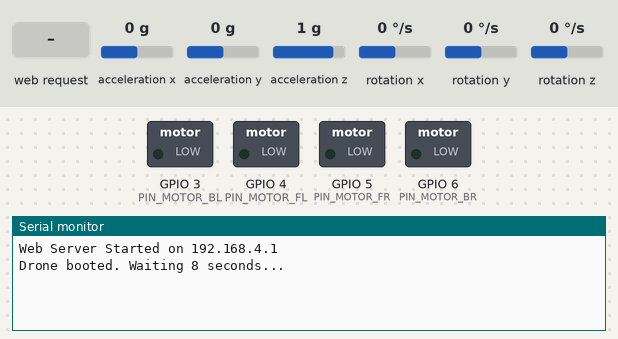
This sketch was run on a simulated ESP32-S3. On the bench: switched loads named in the sketch (green lamp = pin HIGH), the last lines printed to the serial monitor. Wiring (inferred from the names in the program): MPU-6050 motion sensor at I2C address 0x68. The inputs (shaded band) are chosen by the test bench; at power-on: acceleration x 0 g, acceleration y 0 g, acceleration z 1 g, rotation x 0 °/s, rotation y 0 °/s, rotation z 0 °/s.

Above: at 1.2 s.
1.3 s: HTTP request GET /arm received
At 2.0 s:
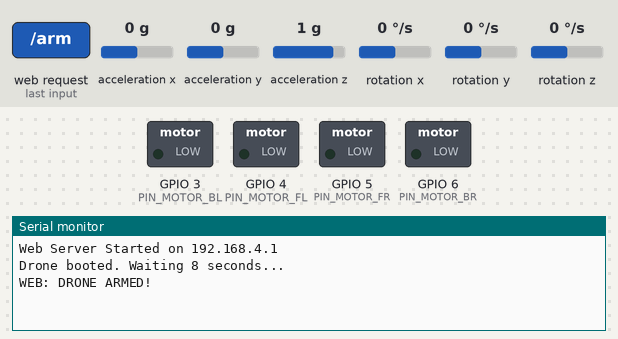
2.8 s: HTTP request GET /kill received
At 4.1 s:
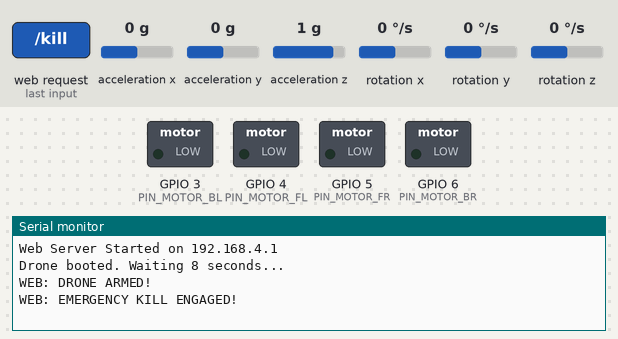

Measured:
- after the input at 1.3 s, the serial monitor: prints a new line at once (image 1)
- after the input at 2.8 s, the serial monitor: prints a new line at once (image 2)

The sketch:

dronex_rtos_ekf_killswitch.ino
```cpp
#include <WiFi.h>
#include <WebServer.h>

#include <Wire.h>
#include <Arduino.h>

#define MOT_FREQ 20000
#define PWM_RESN 10

#define MPU_FILTER_CONFIG 0x1A
#define MPU_GYRO_CONFIG   0x1B
#define MPU_ACCEL_CONFIG  0x1C

// ==========================================
// LITEWING v1.2 HARDWARE PINS (ESP32-S3)
// ==========================================
#define PIN_MOTOR_FL 4  // Front Left
#define PIN_MOTOR_FR 5  // Front Right
#define PIN_MOTOR_BL 3  // Back Left
#define PIN_MOTOR_BR 6  // Back Right

#define I2C_SDA 11      // MPU6050 SDA
#define I2C_SCL 10      // MPU6050 SCL

const uint8_t MPU_ADDR = 0x68;
const int16_t ACCEL_OFFSET_X = 1000; // -83, -367
const int16_t ACCEL_OFFSET_Y = -700; // -74,  235
const int16_t ACCEL_OFFSET_Z = 1160; // -28,  890

// ==========================================
// RTOS TASK HANDLES & SHARED VARIABLES
// ==========================================
TaskHandle_t FlightControlTask;
TaskHandle_t CommanderTask;

volatile int current_base_thrust = 0;
volatile bool is_flying = false;
volatile bool calibrate_done = false;

volatile float target_pitch = 0.0;
volatile float target_roll  = 0.0;
volatile float target_yaw_rate = 0.0;

// ==========================================
// FLIGHT SETTINGS & CASCADED PID
// ==========================================
const int HOVER_THRUST = 511;
const float LOOP_TIME_SEC = 0.004; // 4ms loop = 250Hz
const TickType_t LOOP_TICKS = pdMS_TO_TICKS(4);

// Outer Loop (Angle)
float Kp_angle = 2.0;

// Inner Loop (Rate)
float Kp_rate = 1.0, Ki_rate = 0.0, Kd_rate = 0.001;
float Kp_yaw_rate = 1.5, Ki_yaw_rate = 0.0, Kd_yaw_rate = 0.0;
float pitch_rate_integral = 0, roll_rate_integral = 0, yaw_rate_integral = 0;
float pitch_prev_rate_error = 0, roll_prev_rate_error = 0, yaw_prev_rate_error = 0;

float gyroErrorX = 0, gyroErrorY = 0, gyroErrorZ = 0;
float actual_pitch = 0.0, actual_roll  = 0.0, actual_yaw = 0.0;

// ==========================================
// KALMAN FILTER GLOBALS
// ==========================================
// Tuning parameters
const float Q_angle = 0.001f;   // Process noise variance for the angle
const float Q_bias = 0.003f;    // Process noise variance for the gyro bias
const float R_measure = 0.03f;  // Measurement noise variance (accelerometer)

// Roll Kalman State
float roll_bias = 0.0f;
float P_roll[2][2] = {{0.0f, 0.0f}, {0.0f, 0.0f}};

// Pitch Kalman State
float pitch_bias = 0.0f;
float P_pitch[2][2] = {{0.0f, 0.0f}, {0.0f, 0.0f}};

// --- New Safety Globals ---
volatile bool emergency_kill = true; // STARTS TRUE FOR SAFETY
volatile bool is_armed = false;
TaskHandle_t CommsTask;
WebServer server(80);

// Function Prototypes
void calibrateGyro();
void Task_FlightControl(void *pvParameters);
void Task_Commander(void *pvParameters);
void Kalman_Update(float gyroRateX, float gyroRateY, float gyroRateZ, float accX, float accY, float accZ, float dt);
void Task_Comms(void *pvParameters);

// --- Simple HTML Interface ---
const char INDEX_HTML[] PROGMEM = R"rawliteral(
<!DOCTYPE HTML><html>
<head>
  <meta name="viewport" content="width=device-width, initial-scale=1">
  <style>
    body { font-family: Arial; text-align: center; margin-top: 50px; background-color: #222; color: white;}
    .btn { display: block; width: 80%; margin: 20px auto; padding: 30px; font-size: 30px; font-weight: bold; border-radius: 10px; border: none; color: white; }
    .btn-arm { background-color: #28a745; }
    .btn-kill { background-color: #dc3545; padding: 50px; font-size: 40px;}
    .btn:active { opacity: 0.7; }
  </style>
</head>
<body>
  <h1>LITEWING v1.2</h1>
  <button class="btn btn-kill" onclick="fetch('/kill')">EMERGENCY KILL</button>
  <button class="btn btn-arm" onclick="fetch('/arm')">ARM DRONE</button>
  <script>
    // Prevent accidental double taps
    document.querySelectorAll('.btn').forEach(b => b.addEventListener('click', (e) => {
      navigator.vibrate(200); // Vibrate phone on press
    }));
  </script>
</body>
</html>
)rawliteral";

void setup() {
  Serial.begin(115200);

  // Initialize Motors
  ledcAttach(PIN_MOTOR_FL, MOT_FREQ, PWM_RESN);
  ledcAttach(PIN_MOTOR_FR, MOT_FREQ, PWM_RESN);
  ledcAttach(PIN_MOTOR_BL, MOT_FREQ, PWM_RESN);
  ledcAttach(PIN_MOTOR_BR, MOT_FREQ, PWM_RESN);

  ledcWrite(PIN_MOTOR_FL, 0);
  ledcWrite(PIN_MOTOR_FR, 0);
  ledcWrite(PIN_MOTOR_BL, 0);
  ledcWrite(PIN_MOTOR_BR, 0);

  // Initialize the MPU6050
  Wire.begin(I2C_SDA, I2C_SCL);
  Wire.setClock(400000);

  Wire.beginTransmission(MPU_ADDR);
  Wire.write(0x6B); // Wake up
  Wire.write(0x00);
  Wire.endTransmission(true);

  Wire.beginTransmission(MPU_ADDR);
  Wire.write(MPU_FILTER_CONFIG); // DLPF
  Wire.write(0x04);
  Wire.endTransmission();

  Wire.beginTransmission(MPU_ADDR);
  Wire.write(MPU_GYRO_CONFIG); // Gyro +/- 500 deg/s
  Wire.write(0x08);
  Wire.endTransmission();

  Wire.beginTransmission(MPU_ADDR);
  Wire.write(MPU_ACCEL_CONFIG); // Accel +/- 4g
  Wire.write(0x08);
  Wire.endTransmission();

  xTaskCreatePinnedToCore(Task_Comms, "CommsTask", 4096, NULL, 1, &CommsTask, 0);
  xTaskCreatePinnedToCore(Task_FlightControl, "FlightControl", 4096, NULL, 2, &FlightControlTask, 1);
  xTaskCreatePinnedToCore(Task_Commander, "Commander", 4096, NULL, 1, &CommanderTask, 0);
}

void loop() {
  vTaskDelete(NULL);
}

// ==========================================
// TASK 1: STRICT TIMING CONTROL LOOP (Core 1)
// ==========================================
void Task_FlightControl(void *pvParameters) {
  TickType_t xLastWakeTime;

  while(!calibrate_done) {
    vTaskDelay(pdMS_TO_TICKS(100));
  }

  xLastWakeTime = xTaskGetTickCount();

  for (;;) {
    vTaskDelayUntil(&xLastWakeTime, LOOP_TICKS);

    int16_t accX, accY, accZ, tempRaw, gyroX, gyroY, gyroZ;

    Wire.beginTransmission(MPU_ADDR);
    Wire.write(0x3B);
    Wire.endTransmission(false);
    Wire.requestFrom(MPU_ADDR, (uint8_t)14, (uint8_t)true);

    int16_t rawAccX = (Wire.read() << 8 | Wire.read()) + ACCEL_OFFSET_X;
    int16_t rawAccY = (Wire.read() << 8 | Wire.read()) + ACCEL_OFFSET_Y;
    int16_t rawAccZ = (Wire.read() << 8 | Wire.read()) + ACCEL_OFFSET_Z;
    tempRaw         = (Wire.read() << 8 | Wire.read());
    int16_t rawGyX  = (Wire.read() << 8 | Wire.read());
    int16_t rawGyY  = (Wire.read() << 8 | Wire.read());
    int16_t rawGyZ  = (Wire.read() << 8 | Wire.read());

    accX  = -rawAccY;
    accY  = -rawAccX;
    accZ  = rawAccZ;

    gyroX = -rawGyY;
    gyroY = -rawGyX;
    gyroZ = rawGyZ;

    // Gyro Rates (Degrees/sec)
    float gyroRateX = (gyroX / 65.5) - gyroErrorX;
    float gyroRateY = (gyroY / 65.5) - gyroErrorY;
    float gyroRateZ = (gyroZ / 65.5) - gyroErrorZ;

    // Sensor Fusion Update via Kalman
    Kalman_Update(gyroRateX, gyroRateY, gyroRateZ, (float)accX, (float)accY, (float)accZ, LOOP_TIME_SEC);

    // --- EMERGENCY KILL OVERRIDE ---
    if (emergency_kill || !is_flying) {
      pitch_rate_integral = 0; roll_rate_integral = 0; yaw_rate_integral = 0;
      ledcWrite(PIN_MOTOR_FL, 0); ledcWrite(PIN_MOTOR_FR, 0);
      ledcWrite(PIN_MOTOR_BL, 0); ledcWrite(PIN_MOTOR_BR, 0);
      continue; // Skip the rest of the PID loop
    }

    float local_target_pitch = target_pitch;
    float local_target_roll  = target_roll;
    float local_target_yaw_rate = target_yaw_rate;
    int base_t = current_base_thrust;

    // OUTER LOOP: Angle PID
    float pitch_angle_error = local_target_pitch - actual_pitch;
    float roll_angle_error  = local_target_roll  - actual_roll;

    float desired_pitch_rate = Kp_angle * pitch_angle_error;
    float desired_roll_rate  = Kp_angle * roll_angle_error;

    // INNER LOOP: Rate PID
    float pitch_rate_error = desired_pitch_rate - gyroRateY;
    float roll_rate_error  = desired_roll_rate  - gyroRateX;
    float yaw_rate_error   = local_target_yaw_rate - gyroRateZ;

    pitch_rate_integral += pitch_rate_error * LOOP_TIME_SEC;
    roll_rate_integral  += roll_rate_error  * LOOP_TIME_SEC;
    yaw_rate_integral   += yaw_rate_error   * LOOP_TIME_SEC;

    pitch_rate_integral = constrain(pitch_rate_integral, -400.0, 400.0);
    roll_rate_integral  = constrain(roll_rate_integral,  -400.0, 400.0);
    yaw_rate_integral   = constrain(yaw_rate_integral,   -400.0, 400.0);

    float pitch_pid_output = (Kp_rate * pitch_rate_error) + (Ki_rate * pitch_rate_integral) + (Kd_rate * (pitch_rate_error - pitch_prev_rate_error) / LOOP_TIME_SEC);
    float roll_pid_output  = (Kp_rate * roll_rate_error)  + (Ki_rate * roll_rate_integral)  + (Kd_rate * (roll_rate_error - roll_prev_rate_error) / LOOP_TIME_SEC);
    float yaw_pid_output   = (Kp_yaw_rate * yaw_rate_error) + (Ki_yaw_rate * yaw_rate_integral) + (Kd_yaw_rate * (yaw_rate_error - yaw_prev_rate_error) / LOOP_TIME_SEC);

    pitch_prev_rate_error = pitch_rate_error;
    roll_prev_rate_error  = roll_rate_error;
    yaw_prev_rate_error   = yaw_rate_error;

    // Motor Mixing
    int speed_FL = constrain(base_t + pitch_pid_output + roll_pid_output + yaw_pid_output, 0, 800);
    int speed_FR = constrain(base_t + pitch_pid_output - roll_pid_output - yaw_pid_output, 0, 800);
    int speed_BL = constrain(base_t - pitch_pid_output + roll_pid_output - yaw_pid_output, 0, 800);
    int speed_BR = constrain(base_t - pitch_pid_output - roll_pid_output + yaw_pid_output, 0, 800);

    ledcWrite(PIN_MOTOR_FL, speed_FL);
    ledcWrite(PIN_MOTOR_FR, speed_FR);
    ledcWrite(PIN_MOTOR_BL, speed_BL);
    ledcWrite(PIN_MOTOR_BR, speed_BR);
  }
}

// ==========================================
// TASK 2: FLIGHT COMMANDER (Core 0)
// ==========================================
void Task_Commander(void *pvParameters) {
  Serial.println("Drone booted. Waiting 8 seconds...");
  calibrateGyro();
  calibrate_done = true;
  Serial.println("Gyro Calibrated...");

  Serial.println("Waiting for ARM command from Web UI...");
  while (!is_armed) {
    vTaskDelay(pdMS_TO_TICKS(100)); // Wait indefinitely until button is pressed
  }

  Serial.println("Armed! Taking off in 3...");
  vTaskDelay(pdMS_TO_TICKS(3000));

  Serial.println("Starting Flight Sequence!");
  unsigned long flight_start_time = millis();

  target_pitch = 0.0;
  target_roll = 0.0;
  is_flying = true;

  for (;;) {
    if (!is_flying) {
      vTaskDelay(pdMS_TO_TICKS(100));
      continue;
    }

    unsigned long time_in_air = millis() - flight_start_time;

    if (time_in_air < 1000) {
      current_base_thrust = map(time_in_air, 0, 1000, 0, HOVER_THRUST);
    }
    else if (time_in_air < 6000) {
      current_base_thrust = HOVER_THRUST;
    }
    else {
      is_flying = false;
      current_base_thrust = 0;

      ledcWrite(PIN_MOTOR_FL, 0); ledcWrite(PIN_MOTOR_FR, 0);
      ledcWrite(PIN_MOTOR_BL, 0); ledcWrite(PIN_MOTOR_BR, 0);

      Serial.println("Flight Complete.");
    }
    vTaskDelay(pdMS_TO_TICKS(20));
  }
}

// ==========================================
// HELPER FUNCTIONS & SENSOR FUSION
// ==========================================
void calibrateGyro() {
  for (int i = 0; i < 2000; i++) {
    Wire.beginTransmission(MPU_ADDR);
    Wire.write(0x43);
    Wire.endTransmission(false);
    Wire.requestFrom(MPU_ADDR, (uint8_t)6, (uint8_t)true);

    int16_t gX = (Wire.read() << 8 | Wire.read());
    int16_t gY = (Wire.read() << 8 | Wire.read());
    int16_t gZ = (Wire.read() << 8 | Wire.read());

    gyroErrorX += (gX / 65.5);
    gyroErrorY += (gY / 65.5);
    gyroErrorZ += (gZ / 65.5);

    vTaskDelay(pdMS_TO_TICKS(3));
  }
  gyroErrorX /= 2000; gyroErrorY /= 2000; gyroErrorZ /= 2000;
}

// 2-State Kalman Filter for Pitch and Roll
void Kalman_Update(float gyroRateX, float gyroRateY, float gyroRateZ, float accX, float accY, float accZ, float dt) {

    // 1. Calculate Pitch and Roll from Accelerometer
    // atan2 outputs radians, convert to degrees
    float accRoll = atan2(accY, accZ) * 57.2958f;
    float accPitch = atan2(-accX, sqrt(accY * accY + accZ * accZ)) * 57.2958f;

    // --- ROLL KALMAN FILTER ---
    // Step 1: Predict state
    float rate_roll = gyroRateX - roll_bias;
    actual_roll += dt * rate_roll;

    // Step 2: Predict error covariance
    P_roll[0][0] += dt * (dt * P_roll[1][1] - P_roll[0][1] - P_roll[1][0] + Q_angle);
    P_roll[0][1] -= dt * P_roll[1][1];
    P_roll[1][0] -= dt * P_roll[1][1];
    P_roll[1][1] += Q_bias * dt;

    // Step 3: Calculate Kalman gain
    float S_roll = P_roll[0][0] + R_measure;
    float K_roll[2];
    K_roll[0] = P_roll[0][0] / S_roll;
    K_roll[1] = P_roll[1][0] / S_roll;

    // Step 4: Update state with measurement
    float y_roll = accRoll - actual_roll;
    actual_roll += K_roll[0] * y_roll;
    roll_bias += K_roll[1] * y_roll;

    // Step 5: Update error covariance
    float P00_temp_r = P_roll[0][0];
    float P01_temp_r = P_roll[0][1];
    P_roll[0][0] -= K_roll[0] * P00_temp_r;
    P_roll[0][1] -= K_roll[0] * P01_temp_r;
    P_roll[1][0] -= K_roll[1] * P00_temp_r;
    P_roll[1][1] -= K_roll[1] * P01_temp_r;


    // --- PITCH KALMAN FILTER ---
    // Step 1: Predict state
    float rate_pitch = gyroRateY - pitch_bias;
    actual_pitch += dt * rate_pitch;

    // Step 2: Predict error covariance
    P_pitch[0][0] += dt * (dt * P_pitch[1][1] - P_pitch[0][1] - P_pitch[1][0] + Q_angle);
    P_pitch[0][1] -= dt * P_pitch[1][1];
    P_pitch[1][0] -= dt * P_pitch[1][1];
    P_pitch[1][1] += Q_bias * dt;

    // Step 3: Calculate Kalman gain
    float S_pitch = P_pitch[0][0] + R_measure;
    float K_pitch[2];
    K_pitch[0] = P_pitch[0][0] / S_pitch;
    K_pitch[1] = P_pitch[1][0] / S_pitch;

    // Step 4: Update state with measurement
    float y_pitch = accPitch - actual_pitch;
    actual_pitch += K_pitch[0] * y_pitch;
    pitch_bias += K_pitch[1] * y_pitch;

    // Step 5: Update error covariance
    float P00_temp_p = P_pitch[0][0];
    float P01_temp_p = P_pitch[0][1];
    P_pitch[0][0] -= K_pitch[0] * P00_temp_p;
    P_pitch[0][1] -= K_pitch[0] * P01_temp_p;
    P_pitch[1][0] -= K_pitch[1] * P00_temp_p;
    P_pitch[1][1] -= K_pitch[1] * P01_temp_p;

    // --- YAW UPDATE ---
    // Without a magnetometer, we can only integrate the Z gyro
    actual_yaw += gyroRateZ * dt;
}

void Task_Comms(void *pvParameters) {
  // 1. Start WiFi Access Point
  WiFi.softAP("LITEWING_DRONE", "12345678"); // Network Name and Password

  // 2. Define Web Server Routes
  server.on("/", HTTP_GET, []() {
    server.send(200, "text/html", INDEX_HTML);
  });

  server.on("/arm", HTTP_GET, []() {
    emergency_kill = false;
    is_armed = true;
    Serial.println("WEB: DRONE ARMED!");
    server.send(200, "text/plain", "Armed");
  });

  server.on("/kill", HTTP_GET, []() {
    emergency_kill = true;
    is_armed = false;
    is_flying = false;
    Serial.println("WEB: EMERGENCY KILL ENGAGED!");
    // Instantly kill motors bypassing the control loop for safety
    ledcWrite(PIN_MOTOR_FL, 0); ledcWrite(PIN_MOTOR_FR, 0);
    ledcWrite(PIN_MOTOR_BL, 0); ledcWrite(PIN_MOTOR_BR, 0);
    server.send(200, "text/plain", "Killed");
  });

  server.begin();
  Serial.println("Web Server Started on 192.168.4.1");

  // 3. Keep listening indefinitely
  for (;;) {
    server.handleClient();
    vTaskDelay(pdMS_TO_TICKS(10)); // Yield to let Core 0 breathe
  }
}
```
